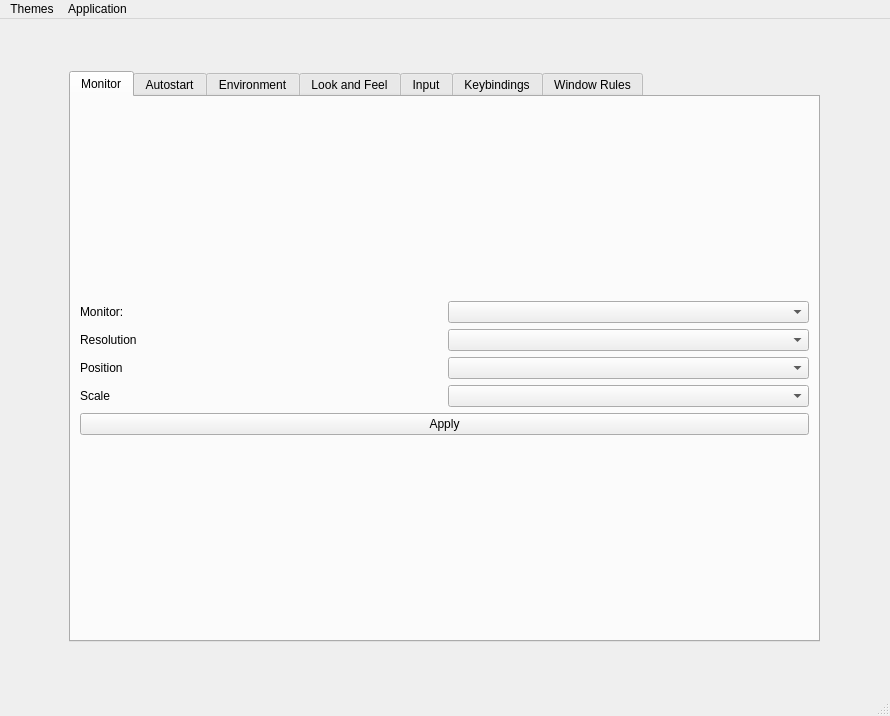
<?xml version="1.0" encoding="UTF-8"?>
<ui version="4.0">
 <class>Widget</class>
 <widget class="QMainWindow" name="Widget">
  <property name="geometry">
   <rect>
    <x>0</x>
    <y>0</y>
    <width>890</width>
    <height>716</height>
   </rect>
  </property>
  <property name="windowTitle">
   <string>Hyprland Settings</string>
  </property>
  <widget class="QWidget" name="centralwidget">
   <layout class="QHBoxLayout" name="horizontalLayout_10">
    <item>
     <widget class="QTabWidget" name="Menu_settings">
      <property name="enabled">
       <bool>true</bool>
      </property>
      <property name="sizePolicy">
       <sizepolicy hsizetype="Fixed" vsizetype="Maximum">
        <horstretch>0</horstretch>
        <verstretch>0</verstretch>
       </sizepolicy>
      </property>
      <property name="maximumSize">
       <size>
        <width>751</width>
        <height>571</height>
       </size>
      </property>
      <property name="currentIndex">
       <number>0</number>
      </property>
      <widget class="QWidget" name="monitor_tab">
       <attribute name="title">
        <string>Monitor</string>
       </attribute>
       <layout class="QVBoxLayout" name="verticalLayout_2">
        <item>
         <layout class="QVBoxLayout" name="verticalLayout_6">
          <item>
           <layout class="QVBoxLayout" name="verticalLayout">
            <item>
             <layout class="QHBoxLayout" name="horizontalLayout">
              <item>
               <widget class="QLabel" name="label">
                <property name="text">
                 <string>Monitor: </string>
                </property>
               </widget>
              </item>
              <item>
               <widget class="QComboBox" name="monitors_box"/>
              </item>
             </layout>
            </item>
            <item>
             <layout class="QHBoxLayout" name="horizontalLayout_2">
              <item>
               <widget class="QLabel" name="label_2">
                <property name="text">
                 <string>Resolution</string>
                </property>
               </widget>
              </item>
              <item>
               <widget class="QComboBox" name="resolution_box"/>
              </item>
             </layout>
            </item>
            <item>
             <layout class="QHBoxLayout" name="horizontalLayout_3">
              <item>
               <widget class="QLabel" name="label_3">
                <property name="text">
                 <string>Position</string>
                </property>
               </widget>
              </item>
              <item>
               <widget class="QComboBox" name="position_box"/>
              </item>
             </layout>
            </item>
            <item>
             <layout class="QHBoxLayout" name="horizontalLayout_4">
              <item>
               <widget class="QLabel" name="label_4">
                <property name="text">
                 <string>Scale</string>
                </property>
               </widget>
              </item>
              <item>
               <widget class="QComboBox" name="scale_box"/>
              </item>
             </layout>
            </item>
           </layout>
          </item>
          <item>
           <widget class="QPushButton" name="apply_button">
            <property name="text">
             <string>Apply</string>
            </property>
           </widget>
          </item>
         </layout>
        </item>
       </layout>
      </widget>
      <widget class="QWidget" name="auto_tab">
       <attribute name="title">
        <string>Autostart</string>
       </attribute>
       <layout class="QVBoxLayout" name="verticalLayout_5">
        <item>
         <layout class="QHBoxLayout" name="horizontalLayout_7">
          <item>
           <layout class="QVBoxLayout" name="verticalLayout_3">
            <item>
             <widget class="QListWidget" name="current_autostart"/>
            </item>
            <item>
             <widget class="QPushButton" name="add_program_button">
              <property name="text">
               <string>Add Program</string>
              </property>
             </widget>
            </item>
            <item>
             <widget class="QPushButton" name="add_script_button">
              <property name="text">
               <string>Add Script</string>
              </property>
             </widget>
            </item>
            <item>
             <widget class="QPushButton" name="del_autostart_button">
              <property name="text">
               <string>Delete Autostart</string>
              </property>
             </widget>
            </item>
           </layout>
          </item>
         </layout>
        </item>
       </layout>
      </widget>
      <widget class="QWidget" name="env_tab">
       <attribute name="title">
        <string>Environment</string>
       </attribute>
       <layout class="QVBoxLayout" name="verticalLayout_7">
        <item>
         <layout class="QVBoxLayout" name="verticalLayout_4">
          <item>
           <widget class="QListWidget" name="current_env"/>
          </item>
          <item>
           <widget class="QPushButton" name="add_env_button">
            <property name="text">
             <string>Add Environment</string>
            </property>
           </widget>
          </item>
          <item>
           <widget class="QPushButton" name="del_env_button">
            <property name="text">
             <string>Delete Environment</string>
            </property>
           </widget>
          </item>
         </layout>
        </item>
       </layout>
      </widget>
      <widget class="QWidget" name="look_tab">
       <attribute name="title">
        <string>Look and Feel</string>
       </attribute>
      </widget>
      <widget class="QWidget" name="input_tab">
       <attribute name="title">
        <string>Input</string>
       </attribute>
      </widget>
      <widget class="QWidget" name="keybinds_tab">
       <attribute name="title">
        <string>Keybindings</string>
       </attribute>
      </widget>
      <widget class="QWidget" name="windowrules_tab">
       <attribute name="title">
        <string>Window Rules</string>
       </attribute>
      </widget>
     </widget>
    </item>
   </layout>
  </widget>
  <widget class="QMenuBar" name="menubar">
   <property name="geometry">
    <rect>
     <x>0</x>
     <y>0</y>
     <width>890</width>
     <height>19</height>
    </rect>
   </property>
   <widget class="QMenu" name="menuTheme">
    <property name="title">
     <string>Themes</string>
    </property>
    <addaction name="separator"/>
    <addaction name="separator"/>
    <addaction name="dark_theme_button"/>
    <addaction name="light_theme_button"/>
   </widget>
   <widget class="QMenu" name="menu_Application">
    <property name="title">
     <string>Application</string>
    </property>
    <addaction name="quit_program"/>
   </widget>
   <addaction name="menuTheme"/>
   <addaction name="menu_Application"/>
  </widget>
  <widget class="QStatusBar" name="statusbar"/>
  <action name="actionThemes">
   <property name="text">
    <string>Themes</string>
   </property>
  </action>
  <action name="dark_theme_button">
   <property name="text">
    <string>Dark</string>
   </property>
  </action>
  <action name="light_theme_button">
   <property name="text">
    <string>Light</string>
   </property>
  </action>
  <action name="quit_program">
   <property name="text">
    <string>Quit</string>
   </property>
  </action>
 </widget>
 <resources/>
 <connections/>
</ui>
